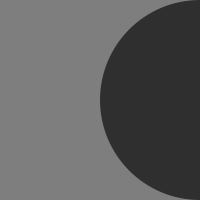
Frame 1 (no input)
Frame 60 (the mouse pressed at the canvas centre just before this capture): identical to frame 1, image omitted
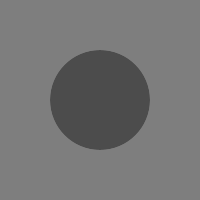
Frame 120 (the mouse held since frame 60 and released just before this capture)

The Processing sketch that drew these frames (run headless with seeded random() and noise(); from frame 60 on, the mouse is pressed at the canvas centre):

// Processing sketch: sketch_13
// ── sketch_13.pde
void setup() {
  size(200, 200);
  noStroke();
}

void draw() {
  float x = mouseX;
  float y = mouseY;
  float ix = width - mouseX;
  float iy = height - mouseY;
  background(126);
  fill(255, 150);
  ellipse(x, height / 2, y, y);
  fill(0, 159);
  ellipse(ix, height / 2, iy, iy);
}

//void draw() {
//  frameRate(12);
//  println(pmouseX, pmouseY);
//}
